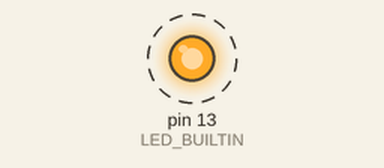
This sketch was run on a simulated Arduino Uno, built with avr-gcc and run on an emulated ATmega328P. On the bench: output pins drawn as LEDs (lit = HIGH). Dashed ring = blinking. Pins used as bus, display or sensor lines are not drawn.

Above: at 0.5 s.
Timing chart, 0 to 4.6 s (numbered marks = the images above):
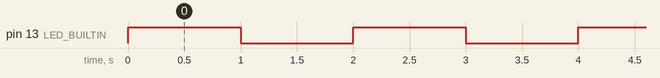

Measured:
- by itself, pin 13 (LED_BUILTIN): alternates HIGH for 1.0 s and LOW for 1.0 s

The sketch:

porg_test_relay.ino
```cpp
/*
  Based off of Blink Arduino sample code
  The porg will squawk repeatedly from the NodeMCU simulating a button press
  The LED on the NodeMCU will also light up
*/

void setup() {
  pinMode(14, OUTPUT); // D5
  pinMode(LED_BUILTIN, OUTPUT);
}


void loop() {
  digitalWrite(LED_BUILTIN, HIGH);
  digitalWrite(14, HIGH);
  delay(1000);
  digitalWrite(14, LOW);
  digitalWrite(LED_BUILTIN, LOW);
  delay(1000);
}
```
